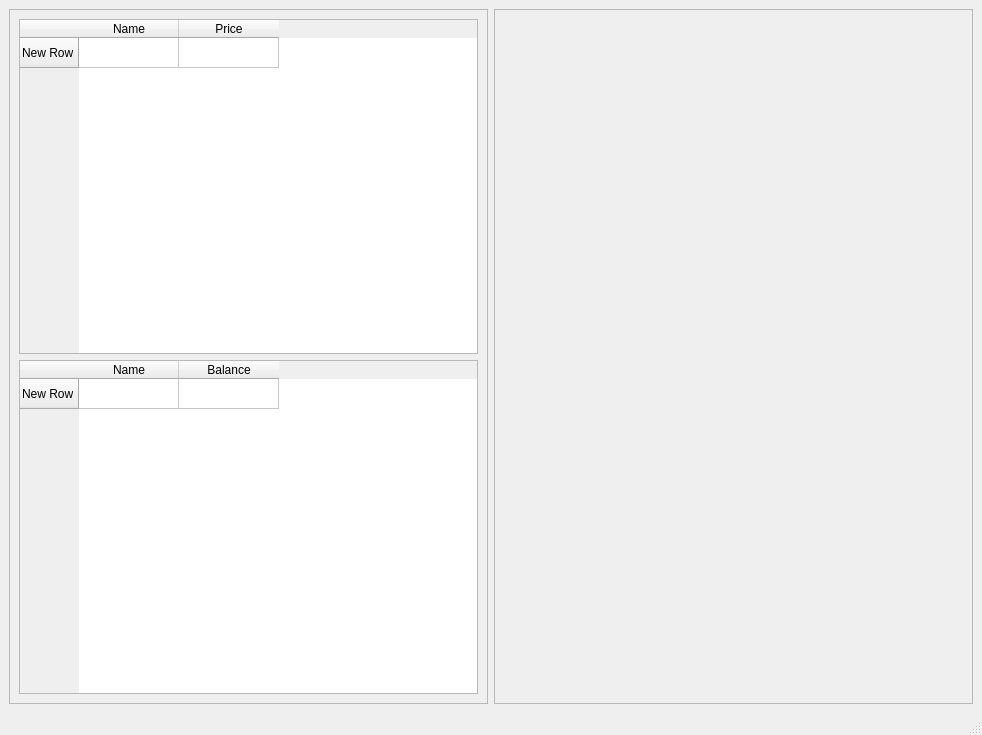
<?xml version="1.0" encoding="UTF-8"?>
<ui version="4.0">
 <class>MainWindow</class>
 <widget class="QMainWindow" name="MainWindow">
  <property name="geometry">
   <rect>
    <x>0</x>
    <y>0</y>
    <width>982</width>
    <height>735</height>
   </rect>
  </property>
  <property name="windowTitle">
   <string>MainWindow</string>
  </property>
  <widget class="QWidget" name="centralwidget">
   <layout class="QGridLayout" name="gridLayout">
    <item row="0" column="0">
     <widget class="QFrame" name="frame">
      <property name="sizePolicy">
       <sizepolicy hsizetype="Preferred" vsizetype="Preferred">
        <horstretch>0</horstretch>
        <verstretch>0</verstretch>
       </sizepolicy>
      </property>
      <property name="frameShape">
       <enum>QFrame::StyledPanel</enum>
      </property>
      <property name="frameShadow">
       <enum>QFrame::Raised</enum>
      </property>
      <layout class="QVBoxLayout" name="verticalLayout">
       <item>
        <widget class="QTableWidget" name="currentOrderList">
         <row>
          <property name="text">
           <string>New Row</string>
          </property>
         </row>
         <column>
          <property name="text">
           <string>Name</string>
          </property>
         </column>
         <column>
          <property name="text">
           <string>Price</string>
          </property>
         </column>
        </widget>
       </item>
       <item>
        <widget class="QTableWidget" name="accountsList">
         <property name="gridStyle">
          <enum>Qt::SolidLine</enum>
         </property>
         <row>
          <property name="text">
           <string>New Row</string>
          </property>
         </row>
         <column>
          <property name="text">
           <string>Name</string>
          </property>
         </column>
         <column>
          <property name="text">
           <string>Balance</string>
          </property>
         </column>
        </widget>
       </item>
      </layout>
     </widget>
    </item>
    <item row="0" column="1">
     <widget class="QScrollArea" name="buttonContainer">
      <property name="widgetResizable">
       <bool>true</bool>
      </property>
      <widget class="QWidget" name="scrollAreaWidgetContents">
       <property name="geometry">
        <rect>
         <x>0</x>
         <y>0</y>
         <width>477</width>
         <height>692</height>
        </rect>
       </property>
       <layout class="QGridLayout" name="gridLayout_2"/>
      </widget>
     </widget>
    </item>
   </layout>
  </widget>
  <widget class="QStatusBar" name="statusbar"/>
 </widget>
 <resources/>
 <connections/>
</ui>
